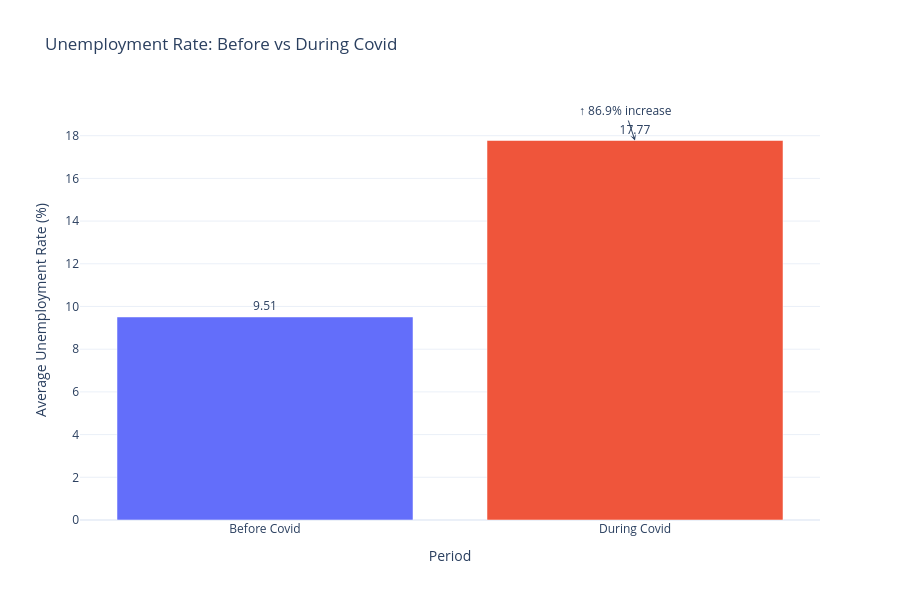

Write notebook code for a chart like this one.
### Markdown cell above
## 12. Covid Impact Analysis

### Code cell
before = df[df['date'] < '2020-03-01']
during = df[df['date'] >= '2020-03-01']

before_avg = before[
    'estimated unemployment rate'
].mean()

during_avg = during[
    'estimated unemployment rate'
].mean()

compare = pd.DataFrame({
    'Period':[
        'Before Covid',
        'During Covid'
    ],
    'Rate':[
        before_avg,
        during_avg
    ]
})

# percentage increase
increase = (
    (during_avg-before_avg)
    / before_avg
) * 100

fig = px.bar(
    compare,
    x='Period',
    y='Rate',
    color='Period',
    text='Rate',
    title='Unemployment Rate: Before vs During Covid'
)

fig.update_traces(
    texttemplate='%{text:.2f}',
    textposition='outside'
)

fig.add_annotation(
    x='During Covid',
    y=during_avg,
    text=f'↑ {increase:.1f}% increase',
    showarrow=True,
    arrowhead=3
)

fig.update_layout(
    xaxis_title='Period',
    yaxis_title='Average Unemployment Rate (%)',
    template='plotly_white',
    height=600,
    showlegend=False
)

fig.show()

### Figure 1 — Plotly figure (JSON) as saved in the notebook; plotly's stock layout.template omitted (floating-point values rounded to 4 significant figures)
{"data": [{"hovertemplate": "Period=%{x}<br>Rate=%{text}<extra></extra>", "legendgroup": "Before Covid", "marker": {"color": "#636efa", "pattern": {"shape": ""}}, "name": "Before Covid", "orientation": "v", "showlegend": true, "text": [9.51], "textposition": "outside", "texttemplate": "%{text:.2f}", "type": "bar", "x": ["Before Covid"], "xaxis": "x", "y": [9.51], "yaxis": "y"}, {"hovertemplate": "Period=%{x}<br>Rate=%{text}<extra></extra>", "legendgroup": "During Covid", "marker": {"color": "#EF553B", "pattern": {"shape": ""}}, "name": "During Covid", "orientation": "v", "showlegend": true, "text": [17.77], "textposition": "outside", "texttemplate": "%{text:.2f}", "type": "bar", "x": ["During Covid"], "xaxis": "x", "y": [17.77], "yaxis": "y"}], "layout": {"annotations": [{"arrowhead": 3, "showarrow": true, "text": "↑ 86.9% increase", "x": "During Covid", "y": 17.77}], "barmode": "relative", "height": 600, "legend": {"title": {"text": "Period"}, "tracegroupgap": 0}, "showlegend": false, "title": {"text": "Unemployment Rate: Before vs During Covid"}, "xaxis": {"anchor": "y", "categoryarray": ["Before Covid", "During Covid"], "categoryorder": "array", "domain": [0, 1], "title": {"text": "Period"}}, "yaxis": {"anchor": "x", "domain": [0, 1], "title": {"text": "Average Unemployment Rate (%)"}}}}
